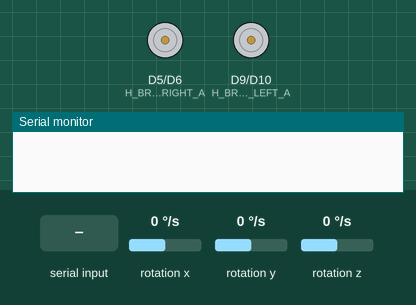
This sketch was run on a simulated Arduino Nano 33 IoT. On the bench: motor-driver pin pairs drawn as motors (green arrow = first pin HIGH = forward, orange = second pin HIGH = backward, longer = more drive), the last lines printed to the serial monitor. The test bench sets the inputs (shaded band); at power-on: rotation x 0 °/s, rotation y 0 °/s, rotation z 0 °/s.

Above: at 1.2 s.
1.3 s: "f\n" received over Serial
At 2.1 s:
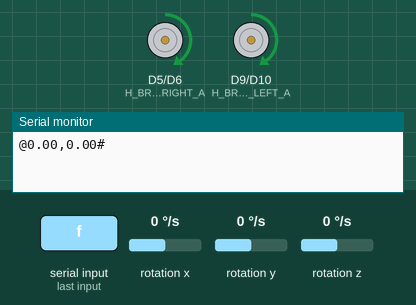
2.8 s: "b\n" received over Serial
At 3.2 s:
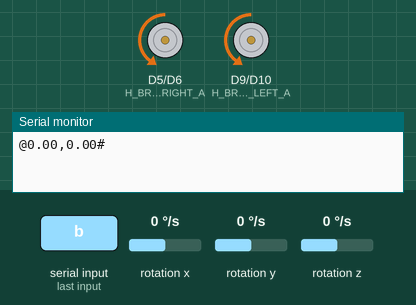
4.3 s: "l\n" received over Serial
At 5.5 s:
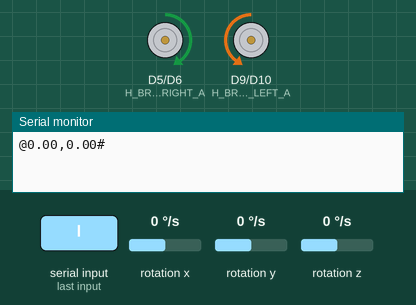
5.8 s: "r\n" received over Serial
At 6.8 s:
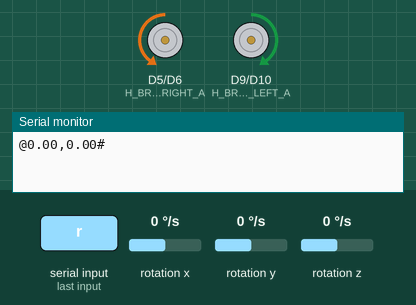
7.3 s: "v\n" received over Serial
At 7.9 s:
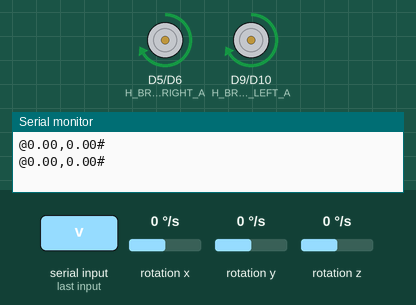
Timing chart, 0 to 9.8 s (numbered marks = the images above; inputs shaded):
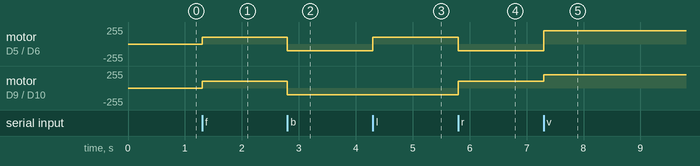

The sketch:

Gold_05_04_1.ino
```cpp
//#include <WiFiNINA.h>
#include <Arduino_LSM6DS3.h>
//char ssid[] = "Redmi10";
//char pass[] = "buggycode";
//WiFiServer server(5200);
//WiFiClient client;
//int wifi_status = WL_IDLE_STATUS;
String data = "";

const int H_BRIDGE_LEFT_A = 9;
const int H_BRIDGE_LEFT_B = 10;
const int H_BRIDGE_RIGHT_A = 5;
const int H_BRIDGE_RIGHT_B = 6;

//bool wifi_check = true;
bool f = false;
bool b = false;
bool l = false;
bool r = false;
bool s = false;
bool v =false;
unsigned long start_time, function_time;
double time_elap = 0;
double right_time = 0;
double left_time = 0;
double rev_time = 0;
double stop_time = 0;
double straight_time = 0;
double fast_time = 0;
int speed;
double xcoord;
double ycoord;
double angle;
void setup() {
  Serial.begin(9600);
  while (!Serial) {
    ;
  }
  pinMode(H_BRIDGE_LEFT_A, OUTPUT);
  pinMode(H_BRIDGE_LEFT_B, OUTPUT);
  pinMode(H_BRIDGE_RIGHT_A, OUTPUT);
  pinMode(H_BRIDGE_RIGHT_B, OUTPUT);
  speed=100;
  xcoord = 0.0;
  ycoord = 0.0;
  angle = 0.01745329*90;
}


double lastT = 0;
double currentT = 0;
const double circumference = 21;
double velocity = 0;
int SMEARS = 0;
const int velocityUpdateThreshold = 50; // ms
int previousVelocityUpdate = 0;

void updateVelocity () {
  currentT = micros();

  velocity = (1000000 * circumference * SMEARS) / ((currentT - lastT) * 960);
  //send("$"+String(velocity));
  lastT = currentT;
  SMEARS = 0;
}

void SMEARED () {
  SMEARS++;
}
void loop() {
  float gX,gY,gZ;
  if (Serial.available() > 0){
    data=Serial.readStringUntil('\n');
    if (data.length() > 0) {
      //reverse();
      //Serial.println(data);
      if (data == "f"){
        f = true;
        b=false;
        l=false;
        r=false;
        s = false;
        v =false;
      }
      else if (data == "b") {
        b = true;
        f = false;
        l=false;
        r=false;
        s=false;
        v =false;
      }
      else if (data == "l") {
        l = true;
        b=false;
        f=false;
        r = false;
        s=false;
        v =false;
      }
      else if (data == "r") {
        r = true;
        l=false;
        f=false;
        b=false;
        s=false;
        v =false;
      }
      else if (data == "s") {
        s = true;
        l=false;
        f=false;
        b=false;
        r=false;
        v =false;
      }
      else if (data == "v"){
        v = true;
        l=false;
        f=false;
        b=false;
        r=false;
        s =false;
      }
      //b = true;
      if(f){
        start_time = micros();
        slow_straight();
        xcoord=xcoord+velocity*cos(0.01745329*angle)*straight_time;
        ycoord=ycoord+velocity*sin(0.01745329*angle)*straight_time;
        Serial.println("@"+String(xcoord) +","+String(ycoord)+"#");
        function_time = micros();
        time_elap = function_time - start_time;
        straight_time = straight_time + time_elap;
      }

       if(v){
        start_time = micros();
        fast_straight();
        xcoord=xcoord+velocity*cos(0.01745329*angle)*straight_time;
        ycoord=ycoord+velocity*sin(0.01745329*angle)*straight_time;
        Serial.println("@"+String(xcoord) +","+String(ycoord)+"#");
        function_time = micros();
        time_elap = function_time - start_time;
        fast_time = fast_time + time_elap;
       }
      if(s){
        start_time = micros();
        stop();
        function_time = micros();
        time_elap = function_time - start_time;
        stop_time = stop_time + time_elap;
      }
      if(b){
        start_time = micros();
        reverse();
        function_time = micros();
        time_elap = function_time - start_time;
        rev_time = rev_time + time_elap;
      }

      if(l){
        start_time = micros();
        soft_left_turn();
        function_time = micros();
        time_elap = function_time - start_time;
        left_time = left_time + time_elap;
        IMU.readGyroscope(gX,gY,gZ);
        angle=angle+gZ*1000*left_time;

      }

      if(r){
        start_time = micros();
        soft_right_turn();
        function_time = micros();
        time_elap = function_time - start_time;
        right_time = right_time + time_elap;
        IMU.readGyroscope(gX,gY,gZ);
        angle=angle+gZ*1000*right_time;
      }

      // Refresh data
     // data = "";
    }

  }

}


//Straight
void slow_straight() {
  analogWrite(H_BRIDGE_LEFT_B, 0);
  analogWrite(H_BRIDGE_LEFT_A, 100);
  analogWrite(H_BRIDGE_RIGHT_A, 100);
  analogWrite(H_BRIDGE_RIGHT_B, 0);
}
void fast_straight() {
  analogWrite(H_BRIDGE_LEFT_B, 0);
  analogWrite(H_BRIDGE_LEFT_A, 200);
  analogWrite(H_BRIDGE_RIGHT_A, 200);
  analogWrite(H_BRIDGE_RIGHT_B, 0);
}
//Reverse
void reverse() {
  analogWrite(H_BRIDGE_LEFT_B, 100);
  analogWrite(H_BRIDGE_LEFT_A, 0);
  analogWrite(H_BRIDGE_RIGHT_A, 0);
  analogWrite(H_BRIDGE_RIGHT_B, 100);
}

//Right

void soft_right_turn() {
  analogWrite(H_BRIDGE_LEFT_A, 100);
  analogWrite(H_BRIDGE_LEFT_B, 0);
  analogWrite(H_BRIDGE_RIGHT_A, 0);
  analogWrite(H_BRIDGE_RIGHT_B, 100);
  delay(300);
}

//Left

void soft_left_turn() {
  analogWrite(H_BRIDGE_LEFT_B, 100);
  analogWrite(H_BRIDGE_LEFT_A, 0);
  analogWrite(H_BRIDGE_RIGHT_B, 0);
  analogWrite(H_BRIDGE_RIGHT_A, 100);
  delay(300);
}

void stop() {
  analogWrite(H_BRIDGE_LEFT_B, 0);
  analogWrite(H_BRIDGE_LEFT_A, 0);
  analogWrite(H_BRIDGE_RIGHT_A, 0);
  analogWrite(H_BRIDGE_RIGHT_B, 0);
}
```

Measured:
- after the input at 1.3 s, motor on D5 (H_BRIDGE_RIGHT_A) / D6 (H_BRIDGE_RIGHT_B), motor on D9 (H_BRIDGE_LEFT_A) / D10 (H_BRIDGE_LEFT_B): stopped → forward 100/255 at once
- after the input at 2.8 s, motor on D5 (H_BRIDGE_RIGHT_A) / D6 (H_BRIDGE_RIGHT_B), motor on D9 (H_BRIDGE_LEFT_A) / D10 (H_BRIDGE_LEFT_B): forward 100/255 → backward 100/255 at once
- after the input at 4.3 s, motor on D5 (H_BRIDGE_RIGHT_A) / D6 (H_BRIDGE_RIGHT_B): backward 100/255 → forward 100/255 at once
- after the input at 5.8 s, motor on D5 (H_BRIDGE_RIGHT_A) / D6 (H_BRIDGE_RIGHT_B): forward 100/255 → backward 100/255 at once; motor on D9 (H_BRIDGE_LEFT_A) / D10 (H_BRIDGE_LEFT_B): backward 100/255 → forward 100/255 at once
- after the input at 7.3 s, motor on D5 (H_BRIDGE_RIGHT_A) / D6 (H_BRIDGE_RIGHT_B): backward 100/255 → forward 200/255 at once; motor on D9 (H_BRIDGE_LEFT_A) / D10 (H_BRIDGE_LEFT_B): forward 100/255 → forward 200/255 at once
